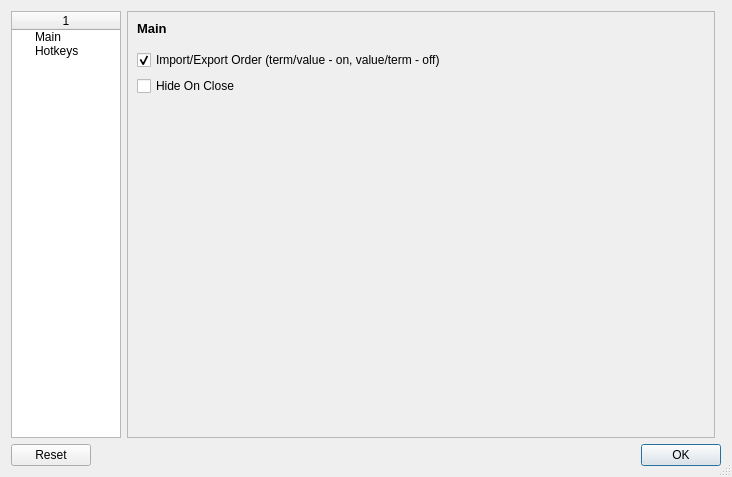
<?xml version="1.0" encoding="UTF-8"?>
<ui version="4.0">
 <class>UiSettings</class>
 <widget class="QDialog" name="UiSettings">
  <property name="geometry">
   <rect>
    <x>0</x>
    <y>0</y>
    <width>732</width>
    <height>477</height>
   </rect>
  </property>
  <property name="windowIcon">
   <iconset resource="../../../Resources/App.qrc">
    <normaloff>:/Menu/Menu/Options.png</normaloff>:/Menu/Menu/Options.png</iconset>
  </property>
  <property name="sizeGripEnabled">
   <bool>true</bool>
  </property>
  <layout class="QGridLayout" name="gridLayout">
   <item row="1" column="0" colspan="3">
    <widget class="QDialogButtonBox" name="bbxButtons">
     <property name="standardButtons">
      <set>QDialogButtonBox::Ok|QDialogButtonBox::Reset</set>
     </property>
    </widget>
   </item>
   <item row="0" column="0">
    <widget class="QTreeWidget" name="twGroups">
     <property name="minimumSize">
      <size>
       <width>110</width>
       <height>0</height>
      </size>
     </property>
     <property name="maximumSize">
      <size>
       <width>100</width>
       <height>16777215</height>
      </size>
     </property>
     <column>
      <property name="text">
       <string/>
      </property>
      <property name="textAlignment">
       <set>AlignCenter</set>
      </property>
     </column>
     <item>
      <property name="text">
       <string>Main</string>
      </property>
     </item>
     <item>
      <property name="text">
       <string>Hotkeys</string>
      </property>
     </item>
    </widget>
   </item>
   <item row="0" column="1">
    <widget class="QStackedWidget" name="tabwGroupsDetail">
     <property name="frameShape">
      <enum>QFrame::StyledPanel</enum>
     </property>
     <property name="frameShadow">
      <enum>QFrame::Plain</enum>
     </property>
     <property name="currentIndex">
      <number>0</number>
     </property>
     <widget class="QWidget" name="tabwGroupsDetailPage1">
      <layout class="QGridLayout" name="gridLayout_13">
       <item row="2" column="2">
        <spacer name="horizontalSpacer_4">
         <property name="orientation">
          <enum>Qt::Horizontal</enum>
         </property>
         <property name="sizeHint" stdset="0">
          <size>
           <width>40</width>
           <height>20</height>
          </size>
         </property>
        </spacer>
       </item>
       <item row="4" column="0">
        <spacer name="verticalSpacer_4">
         <property name="orientation">
          <enum>Qt::Vertical</enum>
         </property>
         <property name="sizeHint" stdset="0">
          <size>
           <width>20</width>
           <height>336</height>
          </size>
         </property>
        </spacer>
       </item>
       <item row="0" column="0">
        <layout class="QHBoxLayout" name="horizontalLayout_3">
         <item>
          <widget class="QLabel" name="label_47">
           <property name="font">
            <font>
             <pointsize>10</pointsize>
             <weight>75</weight>
             <bold>true</bold>
            </font>
           </property>
           <property name="text">
            <string>Main</string>
           </property>
          </widget>
         </item>
        </layout>
       </item>
       <item row="1" column="0">
        <spacer name="verticalSpacer_3">
         <property name="orientation">
          <enum>Qt::Vertical</enum>
         </property>
         <property name="sizeType">
          <enum>QSizePolicy::Fixed</enum>
         </property>
         <property name="sizeHint" stdset="0">
          <size>
           <width>20</width>
           <height>8</height>
          </size>
         </property>
        </spacer>
       </item>
       <item row="2" column="0" rowspan="2" colspan="2">
        <layout class="QGridLayout" name="gridLayout_11">
         <item row="1" column="0">
          <widget class="QCheckBox" name="chkImportExportOrder">
           <property name="text">
            <string>Import/Export Order (term/value - on, value/term - off)</string>
           </property>
           <property name="checked">
            <bool>true</bool>
           </property>
          </widget>
         </item>
         <item row="2" column="0">
          <widget class="QCheckBox" name="chkHideOnClose">
           <property name="text">
            <string>Hide On Close</string>
           </property>
          </widget>
         </item>
        </layout>
       </item>
      </layout>
     </widget>
     <widget class="QWidget" name="tabwGroupsDetailPage2">
      <layout class="QGridLayout" name="gridLayout_15">
       <item row="0" column="0">
        <layout class="QGridLayout" name="gridLayout_14">
         <item row="5" column="3">
          <widget class="QLabel" name="label_2">
           <property name="text">
            <string>Import Clipboard</string>
           </property>
          </widget>
         </item>
         <item row="7" column="1" colspan="3">
          <spacer name="verticalSpacer_7">
           <property name="orientation">
            <enum>Qt::Vertical</enum>
           </property>
           <property name="sizeType">
            <enum>QSizePolicy::Fixed</enum>
           </property>
           <property name="sizeHint" stdset="0">
            <size>
             <width>20</width>
             <height>13</height>
            </size>
           </property>
          </spacer>
         </item>
         <item row="1" column="1">
          <widget class="QKeySequenceEdit" name="kedtAppShowHide">
           <property name="minimumSize">
            <size>
             <width>150</width>
             <height>0</height>
            </size>
           </property>
          </widget>
         </item>
         <item row="5" column="2">
          <widget class="QToolButton" name="tbtnImportClipboardClear">
           <property name="text">
            <string> x </string>
           </property>
          </widget>
         </item>
         <item row="5" column="1">
          <widget class="QKeySequenceEdit" name="kedtImportClipboard">
           <property name="minimumSize">
            <size>
             <width>150</width>
             <height>0</height>
            </size>
           </property>
          </widget>
         </item>
         <item row="1" column="2">
          <widget class="QToolButton" name="tbtnAppShowHideClear">
           <property name="text">
            <string> x </string>
           </property>
          </widget>
         </item>
         <item row="0" column="0" colspan="4">
          <widget class="QLabel" name="label_48">
           <property name="font">
            <font>
             <pointsize>10</pointsize>
             <weight>75</weight>
             <bold>true</bold>
            </font>
           </property>
           <property name="text">
            <string>Hotkeys</string>
           </property>
          </widget>
         </item>
         <item row="1" column="3">
          <widget class="QLabel" name="label">
           <property name="text">
            <string>Show/Hide Application</string>
           </property>
          </widget>
         </item>
         <item row="4" column="1">
          <widget class="QKeySequenceEdit" name="kedtQuickClipboardTranslate"/>
         </item>
         <item row="4" column="2">
          <widget class="QToolButton" name="tbtnQuickClipboardTranslate">
           <property name="text">
            <string> x </string>
           </property>
          </widget>
         </item>
         <item row="4" column="3">
          <widget class="QLabel" name="label_3">
           <property name="text">
            <string>Quick Translate</string>
           </property>
          </widget>
         </item>
        </layout>
       </item>
       <item row="0" column="1">
        <spacer name="horizontalSpacer_2">
         <property name="orientation">
          <enum>Qt::Horizontal</enum>
         </property>
         <property name="sizeHint" stdset="0">
          <size>
           <width>376</width>
           <height>20</height>
          </size>
         </property>
        </spacer>
       </item>
       <item row="2" column="0">
        <spacer name="verticalSpacer_6">
         <property name="orientation">
          <enum>Qt::Vertical</enum>
         </property>
         <property name="sizeHint" stdset="0">
          <size>
           <width>20</width>
           <height>45</height>
          </size>
         </property>
        </spacer>
       </item>
      </layout>
     </widget>
    </widget>
   </item>
  </layout>
 </widget>
 <tabstops>
  <tabstop>twGroups</tabstop>
  <tabstop>bbxButtons</tabstop>
 </tabstops>
 <resources>
  <include location="../../../Resources/App.qrc"/>
 </resources>
 <connections/>
</ui>
